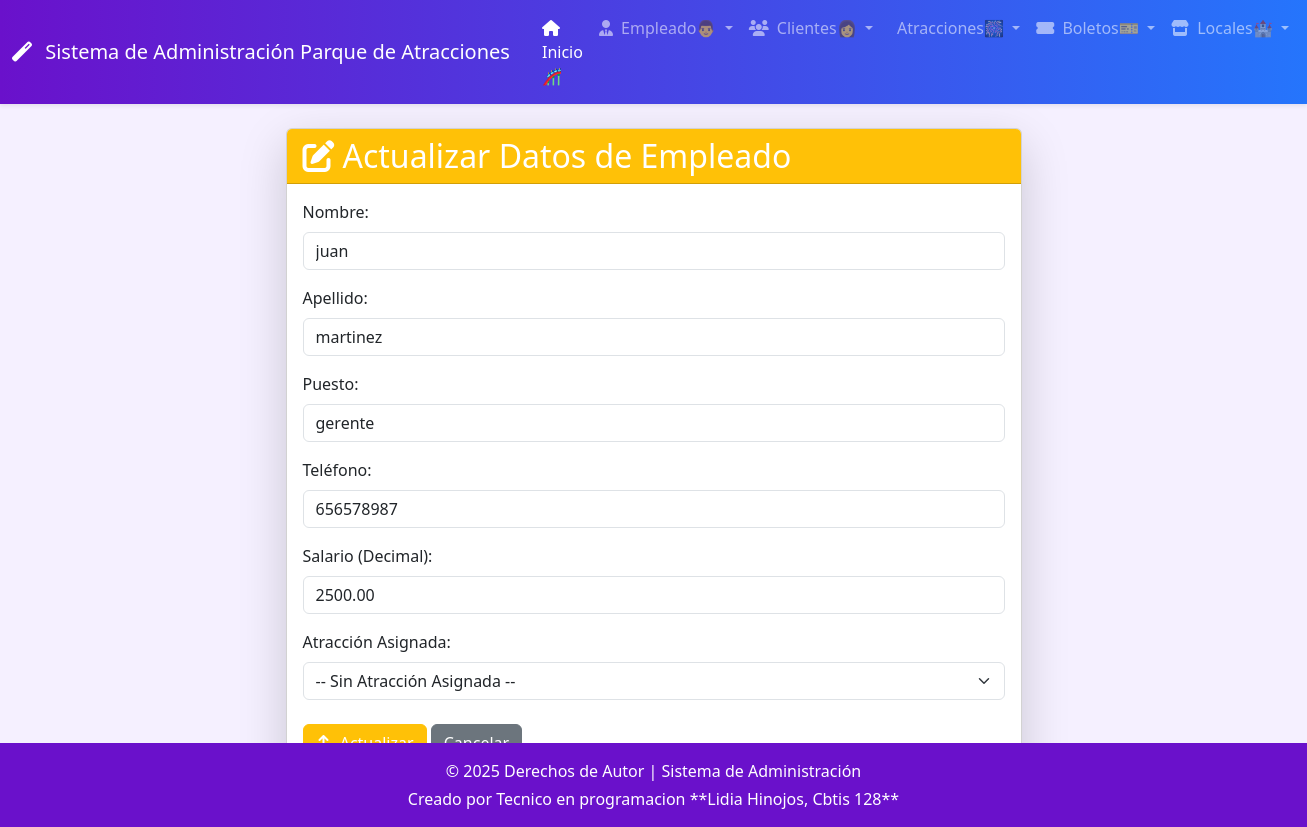
Page /empleado/actualizar/1/ on the committed database.
### app_parque/models.py (models this page shows, shortened)
class Empleado(models.Model):
    id_emp = models.AutoField(primary_key=True, unique=True) # [cite: 28]
    nombre = models.CharField(max_length=50) # [cite: 29]
    apellido = models.CharField(max_length=50) # [cite: 30]
    puesto = models.CharField(max_length=40) #
    telefono = models.CharField(max_length=15) # [cite: 32]
    salario = models.DecimalField(max_digits=8, decimal_places=2) # [cite: 33]
    id_atr = models.ForeignKey(Atraccion, on_delete=models.SET_NULL, null=True, blank=True) # [cite: 34]

### app_parque/views.py (the view)
# urls.py: path('empleado/actualizar/<int:pk>/', views.actualizar_empleado, name='actualizar_empleado'),
def actualizar_empleado(request, pk):
    empleado = get_object_or_404(Empleado, pk=pk)
    atracciones = Atraccion.objects.all()
    return render(request, 'empleado/actualizar_empleado.html', {'empleado': empleado, 'atracciones': atracciones})

### app_parque/templates/empleado/actualizar_empleado.html (shortened to what this page needs)
{% extends "base.html" %}
{% block content %}
<div class="row justify-content-center">
    <div class="col-md-8">
        <div class="card shadow-lg">
            <div class="card-header bg-warning text-white">
                <h2 class="mb-0"><i class="fas fa-edit me-2"></i>Actualizar Datos de Empleado</h2>
            </div>
            <div class="card-body">
                <form method="POST" action="{% url 'realizar_actualizacion_empleado' empleado.id_emp %}">
                    <div class="mb-3">
                        <label for="nombre" class="form-label">Nombre:</label>
                        <input type="text" class="form-control" id="nombre" name="nombre" value="{{ empleado.nombre }}" required>
                    </div>
                    <div class="mb-3">
                        <label for="apellido" class="form-label">Apellido:</label>
                        <input type="text" class="form-control" id="apellido" name="apellido" value="{{ empleado.apellido }}" required>
                    </div>
                    <div class="mb-3">
                        <label for="puesto" class="form-label">Puesto:</label>
                        <input type="text" class="form-control" id="puesto" name="puesto" value="{{ empleado.puesto }}" required>
                    </div>
                    <div class="mb-3">
                        <label for="telefono" class="form-label">Teléfono:</label>
                        <input type="text" class="form-control" id="telefono" name="telefono" value="{{ empleado.telefono }}" required>
                    </div>
                    <div class="mb-3">
                        <label for="salario" class="form-label">Salario (Decimal):</label>
                        <input type="number" step="0.01" class="form-control" id="salario" name="salario" value="{{ empleado.salario }}" required>
                    </div>
                    <div class="mb-4">
                        <label for="id_atr" class="form-label">Atracción Asignada:</label>
                        <select class="form-select" id="id_atr" name="id_atr">
                            <option value="">-- Sin Atracción Asignada --</option>
                        </select>
                    </div>
                    <button type="submit" class="btn btn-warning text-white"> Actualizar</button>
                    <a href="{% url 'ver_empleado' %}" class="btn btn-secondary">Cancelar</a>
                </form>
            </div>
        </div>
    </div>
</div>
{% endblock %}

### app_parque/templates/base.html (style rules this page uses)
:root { --primary-color: #6a11cb; --secondary-color: #2575fc; --light-bg: #f5f0ff; --nav-bg: linear-gradient(to right, var(--primary-color), var(--secondary-color)); }
body { background-color: var(--light-bg); }

### rows in the picture
Empleado: nombre "juan", apellido "martinez", puesto "gerente", telefono "656578987", salario "2500.00"
